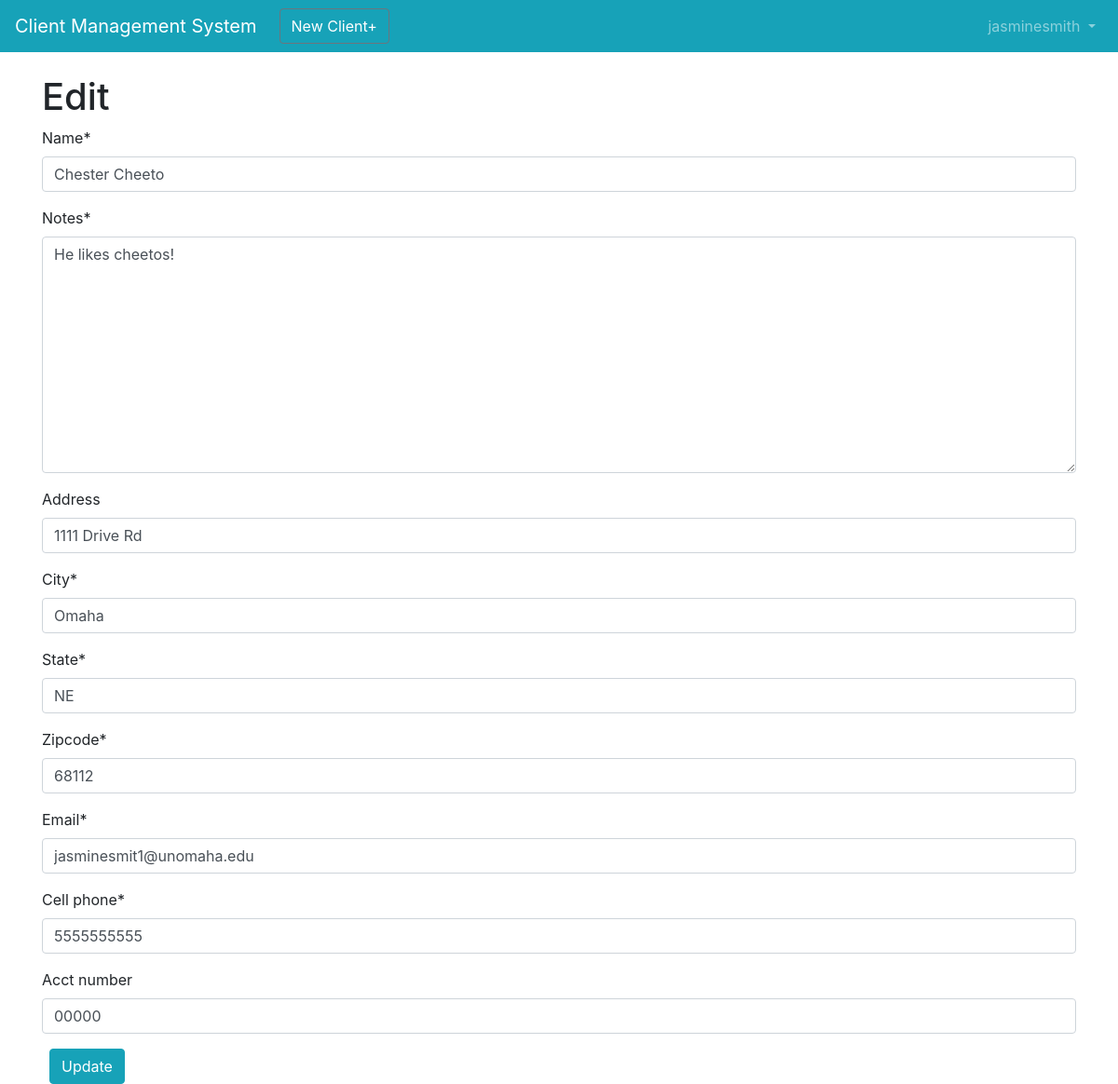
The page /clients/1/edit/ (signed in) on the database its author committed.
### users/models.py (models this page shows)
class CustomUser(AbstractUser):
    department = models.CharField(max_length=50, default=' ', null=True, blank=True)
    employee_cell_phone = models.CharField (max_length=50, default=' ', null=True, blank=True)

### client/models.py (models this page shows, shortened)
class Client(models.Model):
    name = models.CharField(max_length=50,blank=False, null=False, default=' ')
    address = models.CharField(max_length=50, blank=True, null=True,default=' ')
    city = models.CharField(max_length=50, default=' ')
    state = models.CharField(max_length=50, default='NE')
    zipcode = models.CharField(max_length=10, default='00000')
    email = models.EmailField(max_length=100, default=' ')
    cell_phone = models.CharField(max_length=50,default='(402)000-0000')
    acct_number = models.CharField(max_length=50,blank=True, null=True, default='00000')
    notes = models.TextField()
    date = models.DateTimeField(auto_now_add=True)
    author = models.ForeignKey(
        get_user_model(),
        on_delete=models.CASCADE,
    )

### client/views.py (the view)
class ClientUpdateView(LoginRequiredMixin, UpdateView):
    model = Client
    fields = ('name', 'notes', 'address', 'city', 'state', 'zipcode', 'email', 'cell_phone', 'acct_number')
    template_name = 'client_edit.html'

### client/templates/client_edit.html
{% extends 'base.html' %}
{% load crispy_forms_tags %}
{% block content %}
    <h1>Edit</h1>
    <form action="" method="post">{% csrf_token %}
      {{ form|crispy }}
    <button class="btn btn-info ml-2" type="submit">Update</button>
</form>
{% endblock content %}

### templates/base.html (shortened to what this page needs)
<!doctype html>
<html lang="en">
  <head>
    <link rel="stylesheet" href="https://stackpath.bootstrapcdn.com/bootstrap/4.1.3/css/bootstrap.min.css">
  </head>
  <body>
    <nav class="navbar navbar-expand-md navbar-dark bg-info mb-4">
      <a class="navbar-brand" href="{% url 'home' %}">Client Management System</a>
      {% if user.is_authenticated %}
        <ul class="navbar-nav mr-auto">
          <button class="btn btn-outline-secondary ml-2"><a href="{% url 'client_new' %}" class="text-white">New Client+</a></button>
        </ul>
      {% endif %}
      <div class="collapse navbar-collapse" id="navbarCollapse">
        {% if user.is_authenticated %}
          <ul class="navbar-nav ml-auto">
            <li class="nav-item">
              <a class="nav-link dropdown-toggle" href="#" id="userMenu"\
              data-toggle="dropdown" aria-haspopup="true" aria-expanded\
              ="false">
                {{ user.username }}
              </a>
            </li>
          </ul>
        {% endif %}
      </div>
    </nav>
    <div class="container">
      {% block content %}
      {% endblock content %}
    </div>
  </body>

### rows shown on the page
CustomUser: username "jasminesmith"
Client: name "Chester Cheeto", notes "He likes cheetos!", address "1111 Drive Rd", city "Omaha", state "NE", zipcode "68112", email "jasminesmit1@unomaha.edu", cell_phone "5555555555", acct_number "00000"
